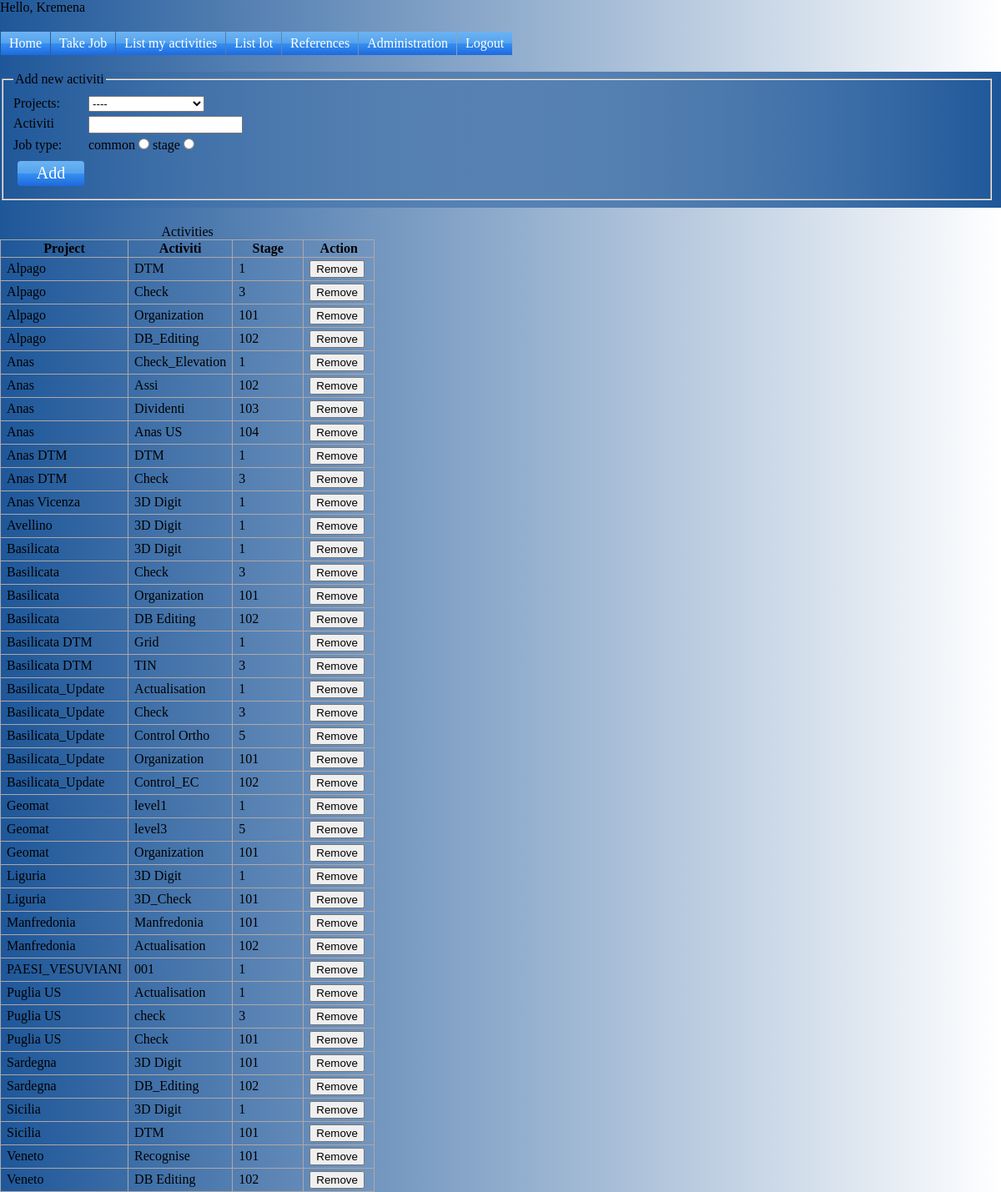
/activities.php (signed in), run on the app's committed database.
### tables this page shows
CREATE TABLE `activities` (
  `id` int(10) unsigned NOT NULL AUTO_INCREMENT,
  `id_project` int(10) unsigned NOT NULL,
  `name` varchar(50) NOT NULL,
  `stage` tinyint(10) unsigned NOT NULL DEFAULT '0',
  PRIMARY KEY (`id`),
  KEY `id_project` (`id_project`)
);

CREATE TABLE `projects` (
  `id` int(10) unsigned NOT NULL AUTO_INCREMENT,
  `name` varchar(50) NOT NULL,
  PRIMARY KEY (`id`)
);

### activities.php (the view, shortened to what this page needs)
<?php
include_once 'inc/config.php';
if (($_SESSION['logged_in'] != true) || ((int) $_SESSION['user']['rights'] < 5 )) {
    header('Location: index.php');
    exit;
} else {
    include 'inc/head.php';
    ?>
    <form action="activities.php" method="POST">
        <fieldset>
            <legend>Add new activiti</legend>
            <p class="clearfix">
                <label for="project">Projects:</label>
                <select name="id_project" id="project" onchange="">
                    <option value="">----</option>
                </select>
            </p>
            <p class="clearfix">
                <label for="activiti">Activiti</label>
                <input type="text" value="<?php echo $activiti; ?>" id="activiti" name="activiti" />
            </p>
            <p class="clearfix radio">
                <span>Job type:</span>
                <label for="common">common</label>
                <?php if ($type == 'common') { ?>
                    <input type="radio" name="type" id="common" value="common" checked="checked" />
                <?php } else { ?>
                    <input type="radio" name="type" id="common" value="common" />
                <?php } ?>
                <label for="stage">stage</label>
                <?php if ($type == 'stage') { ?>
                    <input type="radio" name="type" id="stage" value="stage" checked="checked" />
                <?php } else { ?>
                    <input type="radio" name="type" id="stage" value="stage" />
                <?php } ?>
            </p>
            <input type="submit" value="Add" />
        </fieldset>
    </form>
    <?php
    $sql = "SELECT activities.id, activities.id_project,activities.stage,  activities.name as activiti,
        projects.name as project
        FROM activities
        JOIN projects ON activities.id_project = projects.id
        ORDER BY project, stage";
    $stmt = $db->query($sql);
    if ($stmt->rowCount() > 0) {
        ?>
        <table>
            <caption>Activities</caption>
            <tr>
                <th>Project</th>
                <th>Activiti</th>
                <th>Stage</th>
                <th>Action</th>
            </tr>
            <?php
            while ($activiti = $stmt->fetch()) {
                echo '<tr id="' . $activiti['id'] . '" >';
                echo '<td>' . $activiti['project'] . '</td>';
                echo '<td>' . $activiti['activiti'] . '</td>';
                echo '<td>' . $activiti['stage'] . '</td>';
                echo '<td>';
                echo '<button onclick="RemoveActiviti(' . $activiti['id'] . ')">Remove</button>';
                echo '</td>';
                echo '<tr>';
            }
            ?>
        </table>
        <?php
    }
}

### inc/head.php (shortened to what this page needs)
<!DOCTYPE html>
<html xmlns="http://www.w3.org/1999/xhtml">
    <head>
        <link href="style.css" rel="stylesheet" />
    </head>
    <body>
        <header>
            <div id="welcome">
                <?php
                if ($_SESSION['logged_in'] === true) {
                    echo '<p>Hello, ';
                    echo($_SESSION['user']['name']);
                    echo '</p>';
                }
                ?>
            </div>
            <nav class="clearfix">
                <ul>
                    <li>
                        <a href="index.php">Home</a>
                    </li>
                    <?php
                    if ($_SESSION['logged_in'] != true) {
                        ?>
                        <li>
                            <a href="login.php">Login</a>
                        </li>
                        <li>
                            <a href="register.php">Register</a>
                        </li>
                        <?php
                    } else {
                        ?>
                        <li>
                            <a href = "take_common.php">Take Job</a>
                        </li>
                        <li>
                            <a href = "list_common_job.php">List my activities</a>
                        </li>
                        <li>
                            <a href = "list_lot.php">List lot</a>
                        </li>
                        <?php if ((int) $_SESSION['user']['rights'] >= 9) { ?>
                            <li><a href="#">References</a>
                            </li>
                            <li><a href="#">Administration</a>
                            </li>
                        <?php } ?>
                        <li>
                            <a href="logout.php">Logout</a>
                        </li>
                        <?php
                    }
                    ?>
                </ul>
            </nav>
        </header>
        <section>

### data on the page
activities: id_project.name "Alpago", name "DTM", stage "1"
activities: id_project.name "Alpago", name "Check", stage "3"
activities: id_project.name "Alpago", name "Organization", stage "101"
activities: id_project.name "Alpago", name "DB_Editing", stage "102"
activities: id_project.name "Anas", name "Check_Elevation", stage "1"
activities: id_project.name "Anas", name "Assi", stage "102"
activities: id_project.name "Anas", name "Dividenti", stage "103"
activities: id_project.name "Anas", name "Anas US", stage "104"
activities: id_project.name "Anas DTM", name "DTM", stage "1"
activities: id_project.name "Anas DTM", name "Check", stage "3"
activities: id_project.name "Anas Vicenza", name "3D Digit", stage "1"
activities: id_project.name "Avellino", name "3D Digit", stage "1"
activities: id_project.name "Basilicata", name "3D Digit", stage "1"
activities: id_project.name "Basilicata", name "Check", stage "3"
activities: id_project.name "Basilicata", name "Organization", stage "101"
activities: id_project.name "Basilicata", name "DB Editing", stage "102"
activities: id_project.name "Basilicata DTM", name "Grid", stage "1"
activities: id_project.name "Basilicata DTM", name "TIN", stage "3"
activities: id_project.name "Basilicata_Update", name "Actualisation", stage "1"
activities: id_project.name "Basilicata_Update", name "Check", stage "3"
activities: id_project.name "Basilicata_Update", name "Control Ortho", stage "5"
activities: id_project.name "Basilicata_Update", name "Organization", stage "101"
activities: id_project.name "Basilicata_Update", name "Control_EC", stage "102"
activities: id_project.name "Geomat", name "level1", stage "1"
activities: id_project.name "Geomat", name "level3", stage "5"
activities: id_project.name "Geomat", name "Organization", stage "101"
activities: id_project.name "Liguria", name "3D Digit", stage "1"
activities: id_project.name "Liguria", name "3D_Check", stage "101"
activities: id_project.name "Manfredonia", name "Manfredonia", stage "101"
activities: id_project.name "Manfredonia", name "Actualisation", stage "102"
activities: id_project.name "PAESI_VESUVIANI", name "001", stage "1"
activities: id_project.name "Puglia US", name "Actualisation", stage "1"
activities: id_project.name "Puglia US", name "check", stage "3"
activities: id_project.name "Puglia US", name "Check", stage "101"
activities: id_project.name "Sardegna", name "3D Digit", stage "101"
activities: id_project.name "Sardegna", name "DB_Editing", stage "102"
activities: id_project.name "Sicilia", name "3D Digit", stage "1"
activities: id_project.name "Sicilia", name "DTM", stage "101"
activities: id_project.name "Veneto", name "Recognise", stage "101"
activities: id_project.name "Veneto", name "DB Editing", stage "102"

### other printed values
$_SESSION['user']['name'] "Kremena"
